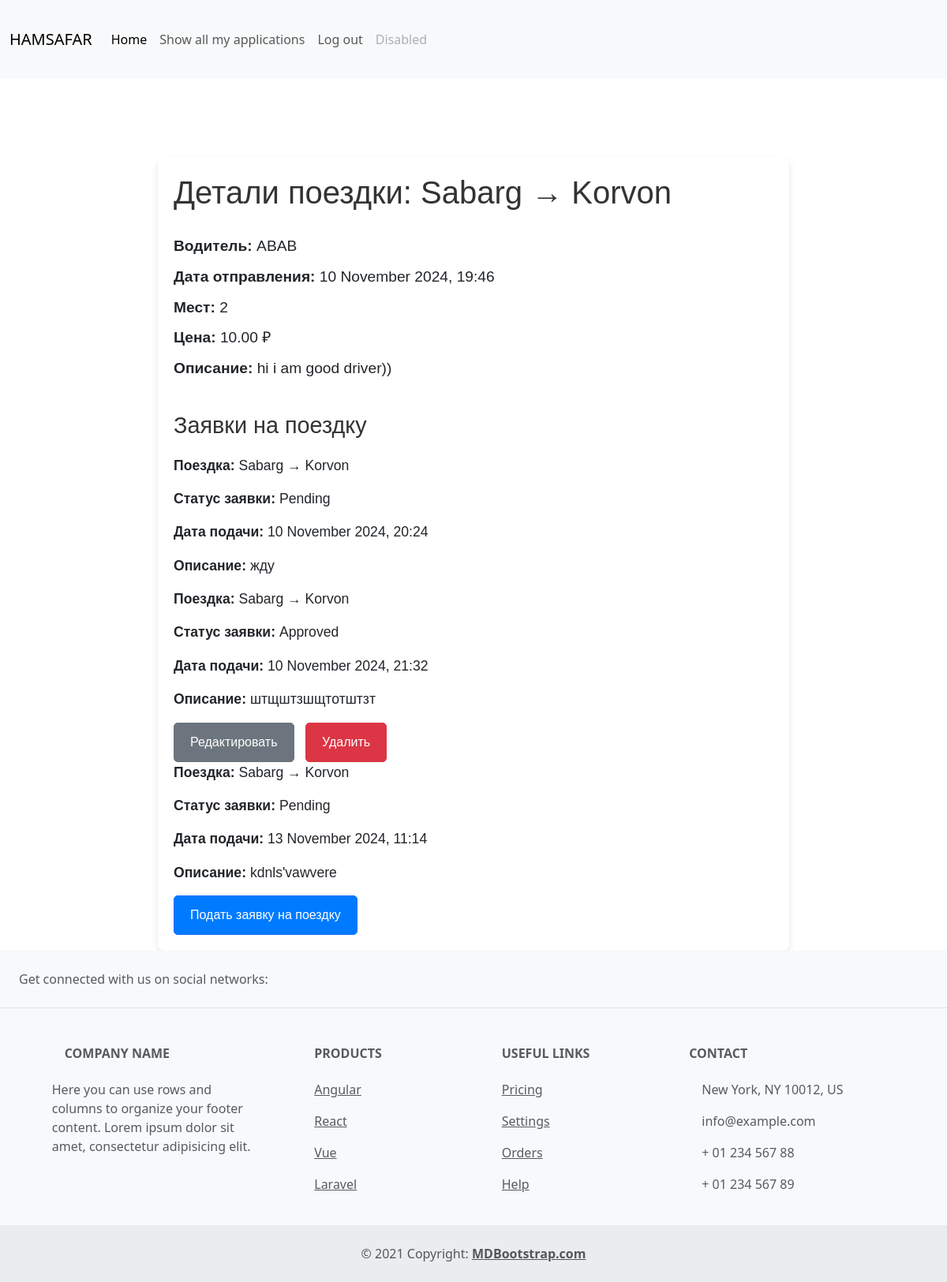
Page /trip/1/ (signed in) on the committed database.
### hamsafar/models.py (models this page shows, shortened)
class Trip(models.Model):
    driver = models.ForeignKey(User, on_delete=models.CASCADE, related_name='trips')
    start_location = models.CharField(max_length=255)
    end_location = models.CharField(max_length=255)
    departure_time = models.DateTimeField()
    available_seats = models.IntegerField()
    price = models.DecimalField(max_digits=10, decimal_places=2)
    description = models.TextField(blank=True)
    created_at = models.DateTimeField(auto_now_add=True)

class Application(models.Model):
    client = models.ForeignKey(User, on_delete=models.CASCADE)
    trip = models.ForeignKey(Trip, on_delete=models.CASCADE)
    start_location = models.CharField(max_length=255, null=True)
    description = models.TextField(blank=True, null=True)
    status = models.CharField(max_length=20, choices=[
        ('pending', 'Ожидает'),
        ('approved', 'Одобрено'),
        ('rejected', 'Отклонено')
    ], default='pending')
    created_at = models.DateTimeField(auto_now_add=True)

### hamsafar/views.py (the view)
# urls.py: path('trip/<int:pk>/', TripDetailView.as_view(), name='trip_detail'),
class TripDetailView(LoginRequiredMixin,DetailView):
    model = Trip
    template_name = 'trip_detail.html'
    context_object_name = 'trip'
    def get_context_data(self, **kwargs):
        context = super().get_context_data(**kwargs)
        trip = self.get_object()
        context['applications'] = Application.objects.filter(trip=trip)  # Все заявки на текущую поездку
        return context

### templates/trip_detail.html (shortened to what this page needs)
{% extends "base.html" %}
{% block content %}
{% if user.is_authenticated %}
  <div class="trip-detail-container">
    <h1>Детали поездки: {{ trip.start_location }} → {{ trip.end_location }}</h1>
    <div class="trip-info">
      <p><strong>Водитель:</strong> {{ trip.driver.username }}</p>
      <p><strong>Дата отправления:</strong> {{ trip.departure_time|date:"d F Y, H:i" }}</p>
      <p><strong>Мест:</strong> {{ trip.available_seats }}</p>
      <p><strong>Цена:</strong> {{ trip.price }} ₽</p>
      <p><strong>Описание:</strong> {{ trip.description }}</p>
    </div>
    <div class="application-section">
      <h2>Заявки на поездку</h2>
      {% if applications %}
      <div class="application-list">
        {% for application in applications %}
          <div class="application-item">
            <div class="application-info">
              <p><strong>Поездка:</strong> {{ application.trip.start_location }} → {{ application.trip.end_location }}</p>
              <p><strong>Статус заявки:</strong> {{ application.status|capfirst }}</p>
              <p><strong>Дата подачи:</strong> {{ application.created_at|date:"d F Y, H:i" }}</p>
              <p><strong>Описание:</strong> {{ application.description }}</p>
            </div>
            <div class="application-actions">
            {% if user.id == application.client.id %}
              <a href="{% url 'application_update' application.pk %}" class="btn btn-secondary">Редактировать</a>
              <a href="{% url 'application_delete' application.pk %}" class="btn btn-danger">Удалить</a>
            {% endif %}
            </div>
          </div>
        {% endfor %}
      </div>
    {% else %}
      <p>У вас нет заявок.</p>
    {% endif %}
      {% if user.is_authenticated %}
        <form method="POST" action="{% url 'application_create' trip.id %}">
          <button type="submit" class="btn btn-primary">Подать заявку на поездку</button>
        </form>
      {% else %}
        <p>Для подачи заявки нужно <a href="{% url 'login' %}">войти в систему</a>.</p>
      {% endif %}
    </div>
  </div>
  {% else %}
  <h1>You are not logged in</h1>
  <a href="{% url "login" %}">log in</a>
{% endif %}
{% endblock %}

### templates/trip_detail.html (style rules this page uses)
.trip-detail-container { max-width: 800px; margin: 0 auto; padding: 20px; font-family: Arial, sans-serif; background-color: #fff; border-radius: 8px; box-shadow: 0 4px 8px rgba(0, 0, 0, 0.1); }
h1 { font-size: 2.5rem; margin-bottom: 30px; color: #333; }
.trip-info p { font-size: 1.2rem; margin-bottom: 10px; }
.btn { padding: 12px 20px; font-size: 1rem; border-radius: 5px; text-decoration: none; display: inline-block; }
.btn-primary { background-color: #007bff; color: #fff; }
.btn-secondary { background-color: #6c757d; color: #fff; margin-right: 10px; }
.btn-danger { background-color: #dc3545; color: #fff; }
.application-section { margin-top: 40px; }
.application-section h2 { font-size: 1.8rem; color: #333; margin-bottom: 20px; }
.application-section p { font-size: 1.1rem; }

### rows in the picture
Trip: start_location "Sabarg", end_location "Korvon", driver.username "ABAB", departure_time "10 November 2024, 19:46", available_seats "2", price "10.00", description "hi i am good driver))"
Application: trip.start_location "Sabarg", trip.end_location "Korvon", status "Pending", created_at "10 November 2024, 20:24", description "жду"
Application: trip.start_location "Sabarg", trip.end_location "Korvon", status "Approved", created_at "10 November 2024, 21:32", description "штщштзшщтотштзт", shows "Редактировать"
Application: trip.start_location "Sabarg", trip.end_location "Korvon", status "Pending", created_at "13 November 2024, 11:14", description "kdnls'vawvere"
